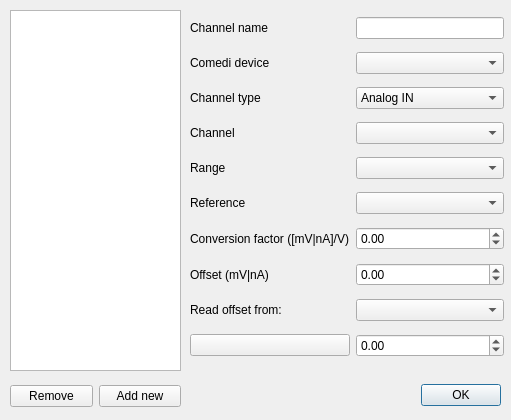
<?xml version="1.0" encoding="UTF-8"?>
<ui version="4.0">
 <class>ChannelSetupDialog</class>
 <widget class="QDialog" name="ChannelSetupDialog">
  <property name="geometry">
   <rect>
    <x>0</x>
    <y>0</y>
    <width>511</width>
    <height>420</height>
   </rect>
  </property>
  <property name="windowTitle">
   <string>Dialog</string>
  </property>
  <widget class="QDialogButtonBox" name="buttonBox">
   <property name="geometry">
    <rect>
     <x>180</x>
     <y>380</y>
     <width>321</width>
     <height>31</height>
    </rect>
   </property>
   <property name="orientation">
    <enum>Qt::Horizontal</enum>
   </property>
   <property name="standardButtons">
    <set>QDialogButtonBox::Ok</set>
   </property>
  </widget>
  <widget class="QListView" name="channelList">
   <property name="geometry">
    <rect>
     <x>10</x>
     <y>10</y>
     <width>171</width>
     <height>361</height>
    </rect>
   </property>
  </widget>
  <widget class="QWidget" name="layoutWidget">
   <property name="geometry">
    <rect>
     <x>10</x>
     <y>380</y>
     <width>171</width>
     <height>33</height>
    </rect>
   </property>
   <layout class="QHBoxLayout" name="horizontalLayout_11">
    <item>
     <widget class="QPushButton" name="removeItem">
      <property name="text">
       <string>Remove</string>
      </property>
     </widget>
    </item>
    <item>
     <widget class="QPushButton" name="addItem">
      <property name="text">
       <string>Add new</string>
      </property>
     </widget>
    </item>
   </layout>
  </widget>
  <widget class="QWidget" name="">
   <property name="geometry">
    <rect>
     <x>190</x>
     <y>10</y>
     <width>314</width>
     <height>361</height>
    </rect>
   </property>
   <layout class="QGridLayout" name="gridLayout_2">
    <item row="6" column="0">
     <widget class="QLabel" name="label_3">
      <property name="text">
       <string>Conversion factor ([mV|nA]/V)</string>
      </property>
     </widget>
    </item>
    <item row="6" column="1">
     <widget class="QDoubleSpinBox" name="conversionFactor">
      <property name="minimum">
       <double>-100.000000000000000</double>
      </property>
      <property name="maximum">
       <double>100.000000000000000</double>
      </property>
     </widget>
    </item>
    <item row="5" column="1">
     <widget class="QComboBox" name="reference"/>
    </item>
    <item row="5" column="0">
     <widget class="QLabel" name="label_4">
      <property name="text">
       <string>Reference</string>
      </property>
     </widget>
    </item>
    <item row="7" column="1">
     <widget class="QDoubleSpinBox" name="offset">
      <property name="minimum">
       <double>-100.000000000000000</double>
      </property>
      <property name="maximum">
       <double>100.000000000000000</double>
      </property>
     </widget>
    </item>
    <item row="7" column="0">
     <widget class="QLabel" name="label_6">
      <property name="text">
       <string>Offset (mV|nA)</string>
      </property>
     </widget>
    </item>
    <item row="8" column="1">
     <widget class="QComboBox" name="readOffsetSource">
      <property name="toolTip">
       <string>&lt;html&gt;&lt;head/&gt;&lt;body&gt;&lt;p&gt;If set, the offset is read from the selected channel at the start of an experiment, overwriting the manually set value.&lt;/p&gt;&lt;/body&gt;&lt;/html&gt;</string>
      </property>
     </widget>
    </item>
    <item row="2" column="0">
     <widget class="QLabel" name="label_9">
      <property name="text">
       <string>Channel type</string>
      </property>
     </widget>
    </item>
    <item row="1" column="0">
     <widget class="QLabel" name="label_7">
      <property name="text">
       <string>Comedi device</string>
      </property>
     </widget>
    </item>
    <item row="1" column="1">
     <widget class="QComboBox" name="device"/>
    </item>
    <item row="3" column="0">
     <widget class="QLabel" name="label_2">
      <property name="text">
       <string>Channel</string>
      </property>
     </widget>
    </item>
    <item row="0" column="0">
     <widget class="QLabel" name="label">
      <property name="text">
       <string>Channel name</string>
      </property>
     </widget>
    </item>
    <item row="0" column="1">
     <widget class="QLineEdit" name="name"/>
    </item>
    <item row="8" column="0">
     <widget class="QLabel" name="label_8">
      <property name="text">
       <string>Read offset from:</string>
      </property>
     </widget>
    </item>
    <item row="2" column="1">
     <widget class="QComboBox" name="type">
      <item>
       <property name="text">
        <string>Analog IN</string>
       </property>
      </item>
      <item>
       <property name="text">
        <string>Analog OUT</string>
       </property>
      </item>
     </widget>
    </item>
    <item row="3" column="1">
     <widget class="QComboBox" name="channel"/>
    </item>
    <item row="4" column="0">
     <widget class="QLabel" name="label_5">
      <property name="text">
       <string>Range</string>
      </property>
     </widget>
    </item>
    <item row="4" column="1">
     <widget class="QComboBox" name="range"/>
    </item>
    <item row="9" column="0">
     <widget class="QPushButton" name="read_reset">
      <property name="text">
       <string/>
      </property>
     </widget>
    </item>
    <item row="9" column="1">
     <widget class="QDoubleSpinBox" name="read_reset_val">
      <property name="minimum">
       <double>-200.000000000000000</double>
      </property>
      <property name="maximum">
       <double>200.000000000000000</double>
      </property>
     </widget>
    </item>
   </layout>
  </widget>
 </widget>
 <resources/>
 <connections>
  <connection>
   <sender>buttonBox</sender>
   <signal>accepted()</signal>
   <receiver>ChannelSetupDialog</receiver>
   <slot>accept()</slot>
   <hints>
    <hint type="sourcelabel">
     <x>248</x>
     <y>254</y>
    </hint>
    <hint type="destinationlabel">
     <x>157</x>
     <y>274</y>
    </hint>
   </hints>
  </connection>
  <connection>
   <sender>buttonBox</sender>
   <signal>rejected()</signal>
   <receiver>ChannelSetupDialog</receiver>
   <slot>reject()</slot>
   <hints>
    <hint type="sourcelabel">
     <x>316</x>
     <y>260</y>
    </hint>
    <hint type="destinationlabel">
     <x>286</x>
     <y>274</y>
    </hint>
   </hints>
  </connection>
  <connection>
   <sender>addItem</sender>
   <signal>clicked()</signal>
   <receiver>ChannelSetupDialog</receiver>
   <slot>addChannel()</slot>
   <hints>
    <hint type="sourcelabel">
     <x>136</x>
     <y>356</y>
    </hint>
    <hint type="destinationlabel">
     <x>255</x>
     <y>206</y>
    </hint>
   </hints>
  </connection>
  <connection>
   <sender>removeItem</sender>
   <signal>clicked()</signal>
   <receiver>ChannelSetupDialog</receiver>
   <slot>removeChannel()</slot>
   <hints>
    <hint type="sourcelabel">
     <x>44</x>
     <y>356</y>
    </hint>
    <hint type="destinationlabel">
     <x>255</x>
     <y>206</y>
    </hint>
   </hints>
  </connection>
 </connections>
 <slots>
  <slot>addChannel()</slot>
  <slot>removeChannel()</slot>
 </slots>
</ui>
